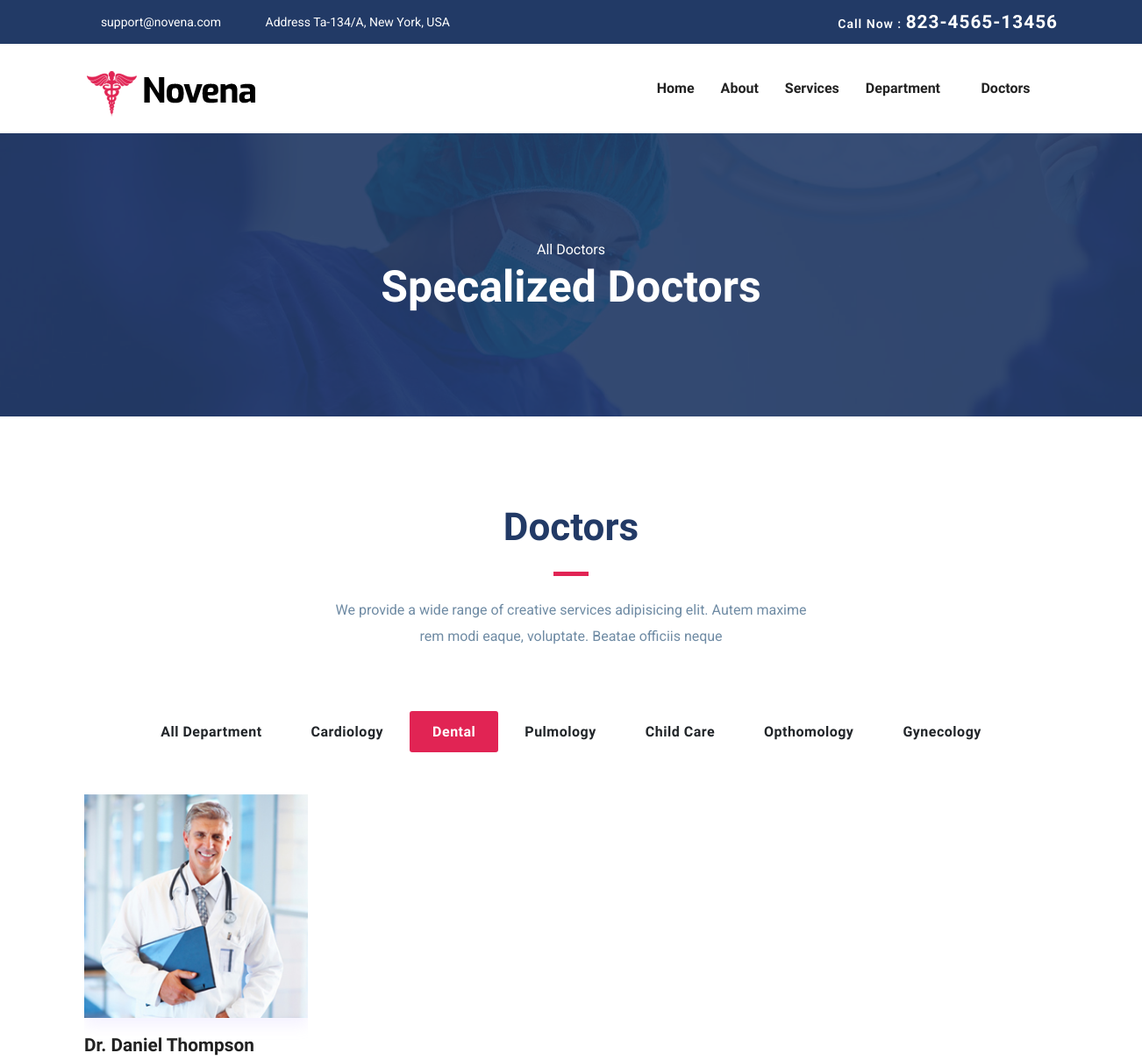
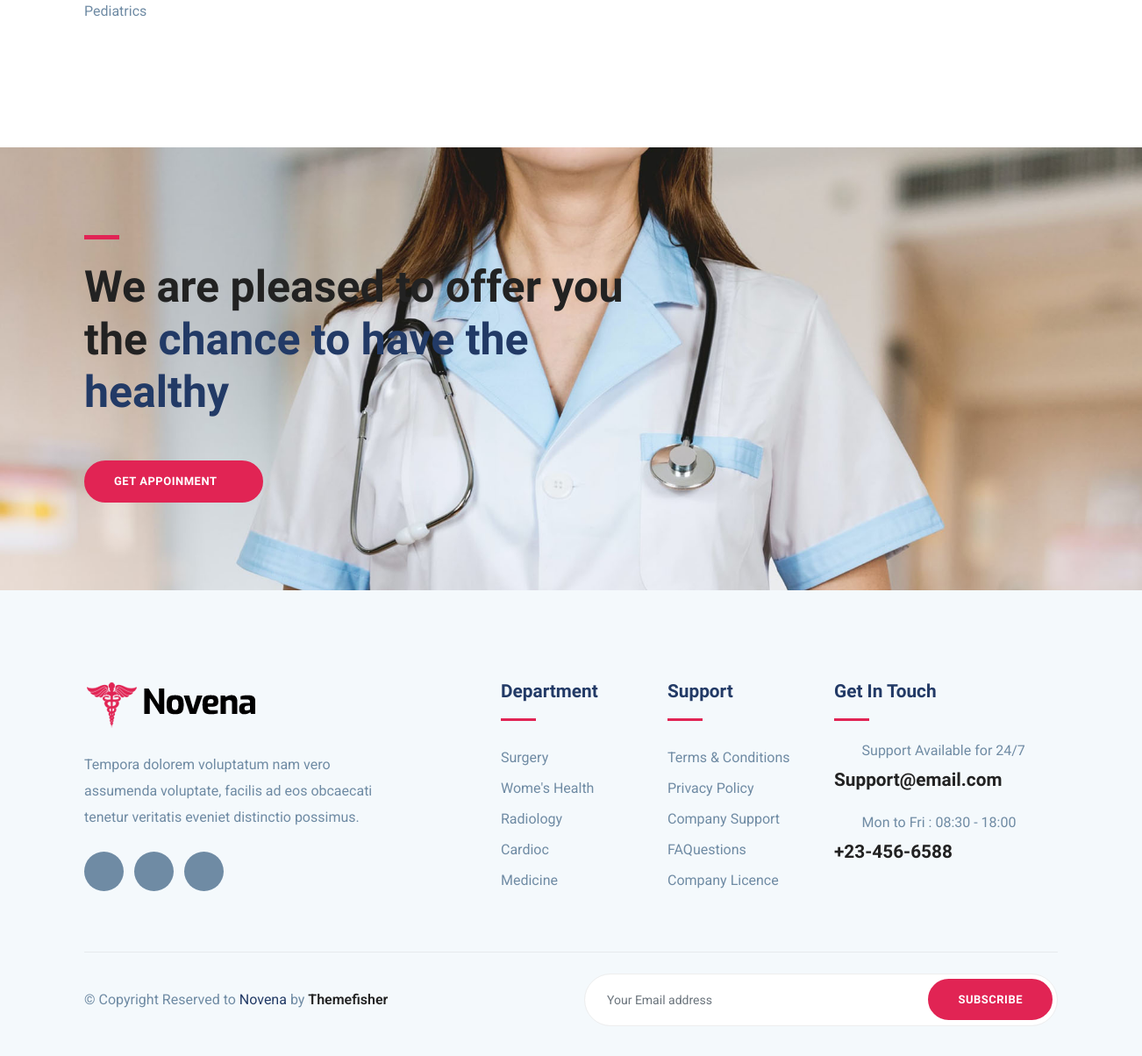
Screenshot of /dental/ with the database file from the repository (2 pictures, top to bottom).
### hospital/models.py (models this page shows, shortened)
class Doctor(models.Model):
    name = models.CharField(max_length=200)
    description = HTMLField()
    phone = models.CharField(max_length=20)
    image = models.ImageField(upload_to='doctor')
    specialist = models.CharField(max_length=200)
    department = models.ForeignKey(Department,on_delete=models.CASCADE,blank=True,null=True)
    slug = AutoSlugField(populate_from='name',null=True)

### hospital/views.py (the view)
# urls.py: path('dental/', dental_doctor_page, name='dental_doctors'),
def dental_doctor_page(request):
    department = get_object_or_404(Department, name='Dental Care')
    doctors = Doctor.objects.filter(department=department)
    context = {'doctors': doctors}
    return render(request, 'dental.html', context)

### hospital/templates/dental.html (shortened to what this page needs)
{% extends "base.html" %}
{% load static %}
{% block content %}
<section class="page-title bg-1">
  <div class="container">
    <div class="row">
      <div class="col-md-12">
        <div class="block text-center">
          <span class="text-white">All Doctors</span>
          <h1 class="text-capitalize mb-5 text-lg">Specalized doctors</h1>
        </div>
      </div>
    </div>
  </div>
</section>
<section class="section doctors">
  <div class="container">
  	  <div class="row justify-content-center">
             <div class="col-lg-6 text-center">
                <div class="section-title">
                    <h2>Doctors</h2>
                    <div class="divider mx-auto my-4"></div>
                    <p>We provide a wide range of creative services adipisicing elit. Autem maxime rem modi eaque, voluptate. Beatae officiis neque </p>
                </div>
            </div>
        </div>
      <div class="col-12 text-center mb-5">
    <div class="btn-group btn-group-toggle" >
        <a href="{% url 'doctors' %}" class="btn ">
            <input type="radio" name="shuffle-filter"  />All Department
        </a>
        <a href="{% url 'cardiology_doctors' %}" class="btn">
            <input type="radio" name="shuffle-filter"  />Cardiology
        </a>
        <a href="{% url 'dental_doctors' %}" class="btn active">
            <input type="radio" name="shuffle-filter" checked="checked" />Dental
        </a>
        <a href="{% url 'pulmology_doctors' %}" class="btn">
            <input type="radio" name="shuffle-filter"  />Pulmology
        </a>
        <a href="{% url 'child_care_doctors' %}" class="btn">
            <input type="radio" name="shuffle-filter"  />Child Care
        </a>
        <a href="{% url 'opthomology_doctors' %}" class="btn">
            <input type="radio" name="shuffle-filter"  />Opthomology
        </a>
        <a href="{% url 'gynecology_doctors' %}" class="btn">
            <input type="radio" name="shuffle-filter"  />Gynecology
    	  </a>
    	</div>
		</div>
    <div class="row shuffle-wrapper portfolio-gallery">
				{% for doctor in doctors %}
					<div class="col-lg-3 col-sm-6 col-md-6 mb-4 shuffle-item">
	      	<div class="position-relative doctor-inner-box">
		        <div class="doctor-profile">
	               <div class="doctor-img">
								 <a href="{% url 'doctor' doctor.slug %}">
	               		<img src="{{ doctor.image.url }}" alt="doctor-image" class="img-fluid w-100">
								 </a>
	               </div>
	            </div>
                <div class="content mt-3">
                	<h4 class="mb-0"><a href="{% url 'doctor' doctor.slug %}"> {{doctor.name}} </a></h4>
                	<p>{{doctor.specialist}} </p>
                </div>
	      	</div>
      	</div>
				{% endfor %}
    </div>
  </div>
</section>
<section class="section cta-page">
	<div class="container">
		<div class="row">
			<div class="col-lg-7">
				<div class="cta-content">
					<div class="divider mb-4"></div>
					<h2 class="mb-5 text-lg">We are pleased to offer you the <span class="title-color">chance to have the healthy</span></h2>
					<a href="{% url 'appointment' %}" class="btn btn-main-2 btn-round-full">Get appoinment<i class="icofont-simple-right  ml-2"></i></a>
				</div>
			</div>
		</div>
	</div>
</section>
{% endblock content %}

### static/css/style.css (style rules this page uses)
html { overflow-x: hidden; }
body { line-height: 1.6; font-family: "Roboto", sans-serif; -webkit-font-smoothing: antialiased; font-size: 16px; color: #6F8BA4; font-weight: 400; }
h1, .h1, h2, .h2, h3, .h3, h4, .h4, h5, .h5, h6, .h6 { font-family: "Exo", sans-serif; font-weight: 700; color: #222; }
h1, .h1 { font-size: 2.5rem; }
h2, .h2 { font-size: 44px; }
h4, .h4 { font-size: 1.3rem; line-height: 30px; }
p { line-height: 30px; }
.btn { display: inline-block; font-size: 14px; font-size: 0.8125rem; font-weight: 700; letter-spacing: .5px; padding: .75rem 2rem; font-family: "Exo", sans-serif; text-transform: uppercase; border-radius: 5px; border: 2px solid transparent; transition: all .35s ease; }
.btn-main-2 { background: #e12454; color: #fff; border-color: #e12454; }
.btn-round-full { border-radius: 50px; }
.section { padding: 100px 0; }
.text-lg { font-size: 3.75rem; }
a { color: #222; text-decoration: none; transition: all .35s ease; }
.page-title { padding: 120px 0px 70px 0px; position: relative; }
.page-title .block h1 { color: #fff; }
.title-color { color: #223a66; }
.section-title { margin-bottom: 70px; }
.section-title h2 { color: #223a66; }
.text-lg { font-size: 50px; }
.bg-1 { background: url("../images/bg/22.jpg") no-repeat 50% 50%; background-size: cover; position: relative; }
.divider { width: 40px; height: 5px; background: #e12454; }
.doctors .btn-group .btn { border-radius: 0px; margin: 0px 2px; text-transform: capitalize; font-size: 16px; padding: .6rem 1.5rem; cursor: pointer; }
.doctors .btn-group .btn.active { box-shadow: none !important; border-color: transparent; background: #e12454; color: #fff; }
.doctors .btn-group > .btn-group:not(:last-child) > .btn, .doctors .btn-group > .btn:not(:last-child):not(.dropdown-toggle), .doctors .btn-group > .btn:not(:first-child) { border-radius: 3px; }
.doctor-inner-box { overflow: hidden; }
.doctor-inner-box .doctor-profile { overflow: hidden; position: relative; box-shadow: 0px 8px 16px 0px rgba(200, 183, 255, 0.2); }
.doctor-inner-box .doctor-profile .doctor-img { transition: all .35s ease; }
.cta-page { background: url("../images/bg/banner.jpg") no-repeat; background-size: cover; position: relative; }

### rows the page displays
Doctor: image (picture), name "Dr. Daniel Thompson", specialist "Pediatrics"
